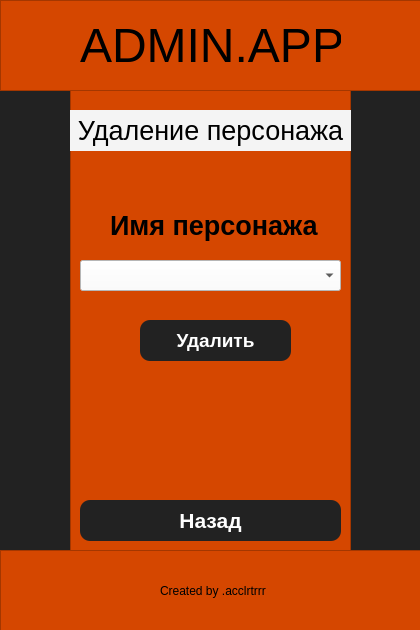
<?xml version="1.0" encoding="UTF-8"?>
<ui version="4.0">
 <class>MainWindow</class>
 <widget class="QMainWindow" name="MainWindow">
  <property name="geometry">
   <rect>
    <x>0</x>
    <y>0</y>
    <width>420</width>
    <height>630</height>
   </rect>
  </property>
  <property name="windowTitle">
   <string>MainWindow</string>
  </property>
  <widget class="QWidget" name="centralwidget">
   <property name="styleSheet">
    <string notr="true">background-color: rgb(34, 34, 34)</string>
   </property>
   <widget class="QFrame" name="frame">
    <property name="geometry">
     <rect>
      <x>0</x>
      <y>0</y>
      <width>481</width>
      <height>91</height>
     </rect>
    </property>
    <property name="styleSheet">
     <string notr="true">background-color: rgb(213, 71, 0)</string>
    </property>
    <property name="frameShape">
     <enum>QFrame::StyledPanel</enum>
    </property>
    <property name="frameShadow">
     <enum>QFrame::Raised</enum>
    </property>
    <widget class="QLabel" name="label">
     <property name="geometry">
      <rect>
       <x>80</x>
       <y>20</y>
       <width>261</width>
       <height>51</height>
      </rect>
     </property>
     <property name="font">
      <font>
       <family>Yu Gothic UI</family>
       <pointsize>36</pointsize>
      </font>
     </property>
     <property name="text">
      <string>ADMIN.APP</string>
     </property>
    </widget>
   </widget>
   <widget class="QFrame" name="frame_2">
    <property name="geometry">
     <rect>
      <x>70</x>
      <y>90</y>
      <width>281</width>
      <height>471</height>
     </rect>
    </property>
    <property name="font">
     <font>
      <family>Train One</family>
      <pointsize>18</pointsize>
     </font>
    </property>
    <property name="styleSheet">
     <string notr="true">background-color: rgb(213, 71, 0)</string>
    </property>
    <property name="frameShape">
     <enum>QFrame::StyledPanel</enum>
    </property>
    <property name="frameShadow">
     <enum>QFrame::Raised</enum>
    </property>
    <widget class="QPushButton" name="pushButton">
     <property name="enabled">
      <bool>true</bool>
     </property>
     <property name="geometry">
      <rect>
       <x>70</x>
       <y>230</y>
       <width>151</width>
       <height>41</height>
      </rect>
     </property>
     <property name="font">
      <font>
       <family>Yu Gothic UI</family>
       <pointsize>14</pointsize>
       <weight>75</weight>
       <bold>true</bold>
      </font>
     </property>
     <property name="mouseTracking">
      <bool>false</bool>
     </property>
     <property name="layoutDirection">
      <enum>Qt::LeftToRight</enum>
     </property>
     <property name="styleSheet">
      <string notr="true">QPushButton{
	background-color: rgb(34, 34, 34);
	border-radius: 10;
	color: white
}

QPushButton: pressed{
	background-color: rgb(81, 81, 81)
}</string>
     </property>
     <property name="text">
      <string>Удалить</string>
     </property>
    </widget>
    <widget class="QPushButton" name="pushButton_4">
     <property name="geometry">
      <rect>
       <x>10</x>
       <y>410</y>
       <width>261</width>
       <height>41</height>
      </rect>
     </property>
     <property name="font">
      <font>
       <family>Yu Gothic UI</family>
       <pointsize>16</pointsize>
       <weight>75</weight>
       <bold>true</bold>
      </font>
     </property>
     <property name="layoutDirection">
      <enum>Qt::LeftToRight</enum>
     </property>
     <property name="styleSheet">
      <string notr="true">QPushButton{
	background-color: rgb(34, 34, 34);
	border-radius: 10;
	color: white
}

QPushButton: pressed{
	background-color: rgb(81, 81, 81)
}</string>
     </property>
     <property name="text">
      <string>Назад</string>
     </property>
    </widget>
    <widget class="QLabel" name="label_3">
     <property name="geometry">
      <rect>
       <x>40</x>
       <y>120</y>
       <width>211</width>
       <height>31</height>
      </rect>
     </property>
     <property name="font">
      <font>
       <family>Yu Gothic UI</family>
       <pointsize>20</pointsize>
       <weight>75</weight>
       <bold>true</bold>
      </font>
     </property>
     <property name="text">
      <string>Имя персонажа</string>
     </property>
    </widget>
    <widget class="QLabel" name="label_4">
     <property name="geometry">
      <rect>
       <x>0</x>
       <y>20</y>
       <width>281</width>
       <height>41</height>
      </rect>
     </property>
     <property name="font">
      <font>
       <family>Yu Gothic UI</family>
       <pointsize>20</pointsize>
      </font>
     </property>
     <property name="styleSheet">
      <string notr="true">background-color: rgb(244, 244, 244);
</string>
     </property>
     <property name="text">
      <string>Удаление персонажа</string>
     </property>
     <property name="alignment">
      <set>Qt::AlignCenter</set>
     </property>
    </widget>
    <widget class="QComboBox" name="comboBox">
     <property name="geometry">
      <rect>
       <x>10</x>
       <y>170</y>
       <width>261</width>
       <height>31</height>
      </rect>
     </property>
     <property name="font">
      <font>
       <family>Yu Gothic UI</family>
       <pointsize>12</pointsize>
      </font>
     </property>
     <property name="styleSheet">
      <string notr="true">background-color: white;
</string>
     </property>
    </widget>
   </widget>
   <widget class="QFrame" name="frame_3">
    <property name="geometry">
     <rect>
      <x>0</x>
      <y>550</y>
      <width>481</width>
      <height>91</height>
     </rect>
    </property>
    <property name="styleSheet">
     <string notr="true">background-color: rgb(213, 71, 0)</string>
    </property>
    <property name="frameShape">
     <enum>QFrame::StyledPanel</enum>
    </property>
    <property name="frameShadow">
     <enum>QFrame::Raised</enum>
    </property>
    <widget class="QLabel" name="label_2">
     <property name="geometry">
      <rect>
       <x>160</x>
       <y>30</y>
       <width>111</width>
       <height>21</height>
      </rect>
     </property>
     <property name="font">
      <font>
       <family>Yu Gothic UI</family>
       <pointsize>9</pointsize>
      </font>
     </property>
     <property name="text">
      <string>Created by .acclrtrrr</string>
     </property>
    </widget>
   </widget>
  </widget>
 </widget>
 <resources/>
 <connections/>
</ui>
